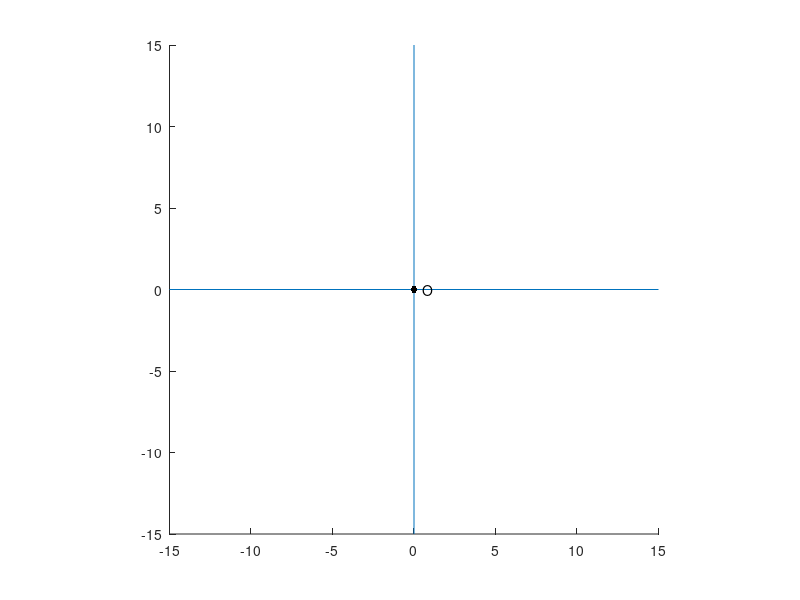

Source code (MATLAB): (Note: this script raises an error after producing the figure.)
function triangle
  xx=[1];
  while 1
      if ( ~isempty(xx) )
          axis ([-15 15 -15 15])
          line([0 0],[-15 15]);
          line([-15 15],[0 0]);
          axis square
          hold on
          plot(0,0,'k.','MarkerSize',15);
          text(0.5,0,'O');

          x=[0 0 0];
          y=[0 0 0];
         [x(1),y(1),BUTTON] = ginput(1);
          plot(x(1),y(1),'b.','MarkerSize',20);
          text(x(1)+0.5,y(1)+0.5,'A');
          [x(2),y(2),BUTTON] = ginput(1);
          plot(x(2),y(2),'b.','MarkerSize',20);
          text(x(2)+0.5,y(2)+0.5,'B');
           plot([x(1) x(2)],[y(1) y(2)],'b','LineWidth',1.5);
          [x(3),y(3),BUTTON] = ginput(1);
           plot(x(3),y(3),'b.','MarkerSize',20);
          text(x(3)+0.5,y(3)+0.5,'C');
           plot([x(2) x(3)],[y(2) y(3)],'b','LineWidth',1.5);
          plot([x(1) x(3)],[y(1) y(3)],'b','LineWidth',1.5);
          
          %(0,0)
          O=[0,0];
          if Z(O,x,y)==1
              disp('原點在三角形內')
              text(-13,13,'O : 原點(在三角形內)','Color','black')
          else
              disp('原點在三角形外')
              text(-13,13,'O : 原點(在三角形外)','Color','black')
          end

          %hA
           hA=h(x,y,1);
           if Za(hA,x,y)==1
               disp('A點的垂足在三角形內')
               plot(hA(1),hA(2),'gx','LineWidth',1)
               plot([x(1) hA(1)],[y(1) hA(2)],'--g')
               text(hA(1)+0.5,hA(2)+0.5,'hA','Color','green');
               text(-13,11,'hA : A點的垂足(在三角形內)','Color','green')
           else
               disp('A點的垂足在三角形外')
              plot(hA(1),hA(2),'rx','LineWidth',1)
              plot([x(1) hA(1)],[y(1) hA(2)],'--r');
              plot([x(3) hA(1)],[y(3) hA(2)],'r');
              text(hA(1)+0.5,hA(2)+0.5,'hA','Color','red');
              text(-13,11,'hA : A點的垂足(在三角形外)','Color','red')
           end

          %hB
           hB=h(x,y,2);
           if Zb(hB,x,y)==1
               disp('B點的垂足在三角形內')
               plot(hB(1),hB(2),'gx','LineWidth',1)
               plot([x(2) hB(1)],[y(2) hB(2)],'--g')
               text(hB(1)+0.5,hB(2)+0.5,'hB','Color','green');
               text(-13,9,'hB : B點的垂足(在三角形內)','Color','green')

           else
              disp('B點的垂足在三角形外')
              plot(hB(1),hB(2),'rx','LineWidth',1)
              plot([x(2) hB(1)],[y(2) hB(2)],'--r');
              plot([x(1) hB(1)],[y(1) hB(2)],'r');
              text(hB(1)+0.5,hB(2)+0.5,'hB','Color','red');
              text(-13,9,'hB : B點的垂足(在三角形外)','Color','red') 
           end

           %hC
          hC=h(x,y,3); 
          if Zc(hC,x,y)==1
              disp('C點的垂足在三角形內')
              plot(hC(1),hC(2),'gx','LineWidth',1)
              plot([x(3) hC(1)],[y(3) hC(2)],'--g');
              text(hC(1)+0.5,hC(2)+0.5,'hC','Color','green');
              text(-13,7,'hC : C點的垂足(在三角形內)','Color','green')

          else
              disp('C點的垂足在三角形外')
              plot(hC(1),hC(2),'rx','LineWidth',1)
              plot([x(3) hC(1)],[y(3) hC(2)],'--r');
              plot([x(2) hC(1)],[y(2) hC(2)],'r');
              text(hC(1)+0.5,hC(2)+0.5,'hC','Color','red');
              text(-13,7,'hC : C點的垂足(在三角形外)','Color','red')
          end
          

      end
      [gx, ~, button] = ginput(1);    % input new interpolation point
      if ( button == 3 )% if right button, stop
          clf
          break
      end  % if right button, stop
      xx = unique([xx; gx]);           % #ok<AGROW>
      clf
  
      end
  
  
%判斷點是不是在三角形內 
function z=Z(p,X,Y)
   P=[p 0];
   A=[X(1) Y(1) 0];
   B=[X(2) Y(2) 0];
   C=[X(3) Y(3) 0];
   PA=A-P;
   PB=B-P;
   PC=C-P;
   a=cross(PA,PB);
   b=cross(PB,PC);
   c=cross(PC,PA);
   if (((a(3)>=0)||abs(a(3))<2.2204e-16)&&((b(3)>=0)||abs(b(3))<2.2204e-16)&&((c(3)>=0)||abs(c(3))<2.2204e-16))||(((a(3)<=0)||abs(a(3))<2.2204e-16)&&((b(3)<=0)||abs(b(3))<2.2204e-16)&&((c(3)<=0)||abs(c(3))<2.2204e-16))
       z=1;

   else
       z=0;
   end
end
function z=Za(p,X,Y)
   P=[p 0];
   A=[X(1) Y(1) 0];
   B=[X(2) Y(2) 0];
   C=[X(3) Y(3) 0];
   PA=A-P;
   PB=B-P;
   PC=C-P;
   a=cross(PA,PB);
   c=cross(PC,PA);
   if (((a(3)>=0)||abs(a(3))<2.2204e-16)&&((c(3)>=0)||abs(c(3))<2.2204e-16))||(((a(3)<=0)||abs(a(3))<2.2204e-16)&&((c(3)<=0)||abs(c(3))<2.2204e-16))
       z=1;
   else
       z=0;
   end
end
function z=Zb(p,X,Y)
   P=[p 0];
   A=[X(1) Y(1) 0];
   B=[X(2) Y(2) 0];
   C=[X(3) Y(3) 0];
   PA=A-P;
   PB=B-P;
   PC=C-P;
   a=cross(PA,PB);
   b=cross(PB,PC);
   if (((a(3)>=0)||abs(a(3))<2.2204e-16)&&((b(3)>=0)||abs(b(3))<2.2204e-16))||(((a(3)<=0)||abs(a(3))<2.2204e-16)&&((b(3)<=0)||abs(b(3))<2.2204e-16))
       z=1; 
   else   
       z=0;
   end
end
function z=Zc(p,X,Y)
   P=[p 0];
   A=[X(1) Y(1) 0];
   B=[X(2) Y(2) 0];
   C=[X(3) Y(3) 0];
   PA=A-P;
   PB=B-P;
   PC=C-P;
   b=cross(PB,PC);
   c=cross(PC,PA);
   if (((b(3)>=0)||abs(b(3))<2.2204e-16)&&((c(3)>=0)||abs(c(3))<2.2204e-16))||(((b(3)<=0)||abs(b(3))<2.2204e-16)&&((c(3)<=0)||abs(c(3))<2.2204e-16))
       z=1;
   else
       z=0;
   end
end
%找出三個點的垂足
function H=h(X,Y,i)
   H=[0,0];
   if i==1
       A=Y(2)-Y(3);
       B=-X(2)+X(3);
       C=Y(2)*(X(2)-X(3))-X(2)*(Y(2)-Y(3));
       A1=B*B*X(i)-A*B*Y(i)-A*C;
       A2=-A*B*X(i)+A*A*Y(i)-B*C;
   end
   if i==2
       A=Y(1)-Y(3);
       B=-X(1)+X(3);
       C=Y(1)*(X(1)-X(3))-X(1)*(Y(1)-Y(3));
       A1=B*B*X(i)-A*B*Y(i)-A*C;
       A2=-A*B*X(i)+A*A*Y(i)-B*C;
   end
   if i==3
       A=Y(1)-Y(2);
       B=-X(1)+X(2);
       C=Y(1)*(X(1)-X(2))-X(1)*(Y(1)-Y(2));
       A1=B*B*X(i)-A*B*Y(i)-A*C;
       A2=-A*B*X(i)+A*A*Y(i)-B*C;
   end
   AA=A*A+B*B;
   H(1)=A1/AA;
   H(2)=A2/AA;
end
end
